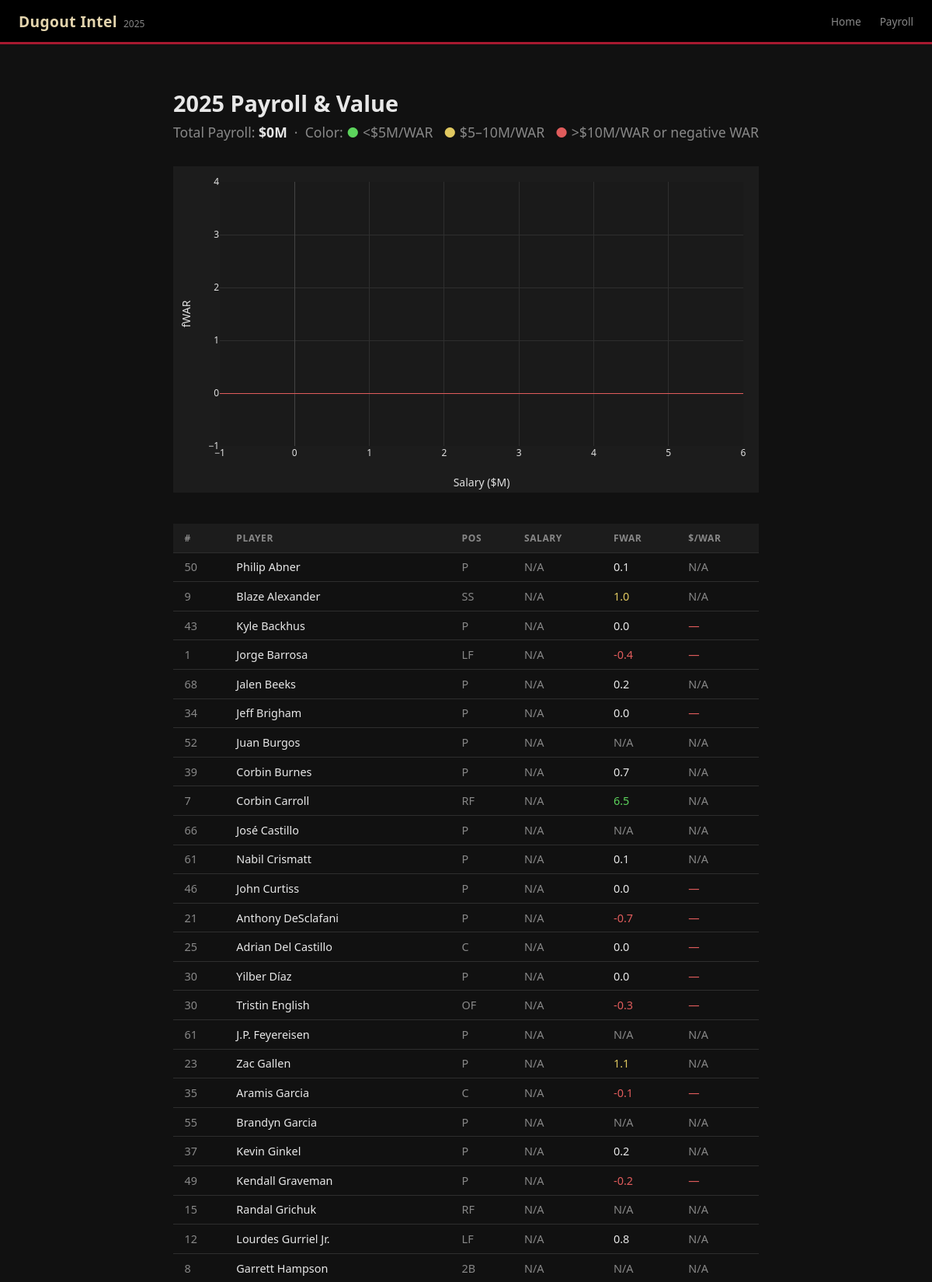
Page /payroll (upper part) on the committed database.
### tables this page shows
CREATE TABLE player_value (
    player_id       INTEGER,
    season          INTEGER,
    war             REAL,
    salary          INTEGER,        -- annual value in dollars
    dollars_per_war REAL,
    PRIMARY KEY (player_id, season)
);

CREATE TABLE "players" (
"player_id" INTEGER,
  "full_name" TEXT,
  "jersey_number" INTEGER,
  "position" TEXT,
  "position_type" TEXT,
  "status" TEXT,
  "season" INTEGER
);

### app/app.py (the view)
@app.route("/payroll")
def payroll():
    players = query("""
        SELECT p.player_id, p.full_name, p.position, p.position_type,
               p.jersey_number,
               v.war, v.salary, v.dollars_per_war
        FROM players p
        LEFT JOIN player_value v ON p.player_id = v.player_id AND v.season = 2025
        WHERE p.season = 2025
        ORDER BY v.salary DESC
    """)
    total_salary = sum(p["salary"] for p in players if p["salary"])
    return render_template("payroll.html", players=players, total_salary=total_salary)

### app/app.py (called while the page is built)
@app.before_request
def force_https():
    if request.headers.get("X-Forwarded-Proto") == "http":
        return redirect(request.url.replace("http://", "https://", 1), code=301)

def get_db():
    conn = sqlite3.connect(DB_PATH)
    conn.row_factory = sqlite3.Row
    return conn

def query(sql: str, params: tuple = ()) -> list[dict]:
    conn = get_db()
    rows = conn.execute(sql, params).fetchall()
    conn.close()
    return [dict(r) for r in rows]

### app/templates/payroll.html (shortened to what this page needs)
{% extends "base.html" %}
{% block content %}
<div style="max-width:1100px; margin:2rem auto; padding:0 1.5rem;">
    <div class="payroll-header">
        <h1 style="font-size:1.8rem; margin-bottom:0.25rem;">2025 Payroll &amp; Value</h1>
        <p class="payroll-total">
            Total Payroll: <strong style="color:var(--text);">
                ${{ "{:,.0f}".format(total_salary / 1_000_000) }}M
            </strong>
            &nbsp;·&nbsp; Color: <span style="color:#5cd45c;">●</span> &lt;$5M/WAR &nbsp;
            <span style="color:#e0c860;">●</span> $5–10M/WAR &nbsp;
            <span style="color:#e05c5c;">●</span> &gt;$10M/WAR or negative WAR
        </p>
    </div>
    <div id="payroll-chart" style="width:100%; height:420px; margin-bottom:2.5rem;"></div>
    <div class="payroll-table-wrap">
        <table class="payroll-table" id="payroll-tbl">
            <thead>
                <tr>
                    <th onclick="sortTable(0)">#</th>
                    <th onclick="sortTable(1)">Player</th>
                    <th onclick="sortTable(2)">Pos</th>
                    <th onclick="sortTable(3)">Salary</th>
                    <th onclick="sortTable(4)">fWAR</th>
                    <th onclick="sortTable(5)">$/WAR</th>
                </tr>
            </thead>
            <tbody>
                {% for p in players %}
                <tr>
                    <td style="color:var(--text-muted);">{{ p.jersey_number or '—' }}</td>
                    <td>
                        <a href="/{% if p.position_type == 'Pitcher' %}pitcher{% else %}batter{% endif %}/{{ p.player_id }}"
                           style="color:var(--text); text-decoration:none;">
                            {{ p.full_name }}
                        </a>
                    </td>
                    <td style="color:var(--text-muted);">{{ p.position or '—' }}</td>
                    <td data-val="{{ p.salary or 0 }}">
                        {% if p.salary %}
                            ${{ "{:,.0f}".format(p.salary / 1_000_000) }}M
                        {% else %}
                            <span style="color:var(--text-muted);">N/A</span>
                        {% endif %}
                    </td>
                    <td data-val="{{ p.war if p.war is not none else -99 }}">
                        {% if p.war is not none %}
                            <span style="color:{% if p.war >= 3 %}#5cd45c{% elif p.war >= 1 %}#e0c860{% elif p.war >= 0 %}var(--text){% else %}#e05c5c{% endif %}">
                                {{ "%.1f"|format(p.war) }}
                            </span>
                        {% else %}
                            <span style="color:var(--text-muted);">N/A</span>
                        {% endif %}
                    </td>
                    <td data-val="{{ p.dollars_per_war if p.dollars_per_war is not none else 999 }}">
                        {% if p.dollars_per_war is not none %}
                            <span style="color:{% if p.dollars_per_war < 5 %}#5cd45c{% elif p.dollars_per_war < 10 %}#e0c860{% else %}#e05c5c{% endif %}">
                                ${{ "%.1f"|format(p.dollars_per_war) }}M
                            </span>
                        {% elif p.war is not none and p.war <= 0 %}
                            <span style="color:#e05c5c;">—</span>
                        {% else %}
                            <span style="color:var(--text-muted);">N/A</span>
                        {% endif %}
                    </td>
                </tr>
                {% endfor %}
            </tbody>
        </table>
    </div>
</div>
{% endblock %}

### app/templates/base.html (shortened to what this page needs)
<!DOCTYPE html>
<html lang="en">
<head>
    <link rel="stylesheet" href="{{ url_for('static', filename='css/style.css') }}">
</head>
<body>
    <header class="site-header">
        <div class="header-inner">
            <a href="/" class="logo">
                <span class="logo-text">Dugout Intel</span>
                <span class="logo-year">2025</span>
            </a>
            <nav>
                <a href="/">Home</a>
                <a href="/payroll">Payroll</a>
            </nav>
        </div>
    </header>
    <main class="main-content">
        {% block content %}{% endblock %}
    </main>
</body>
</html>

### app/static/css/style.css (style rules this page uses)
:root { --red: #A71930; --red-dark: #7a1224; --red-glow: rgba(167,25,48,0.25); --sand: #E3D4AD; --sand-dim: #b8a882; --black: #000000; --bg: #111111; --bg-card: #1c1c1c; --bg-input: #252525; --bg-hover: #232323; --text: #e8e8e8; --text-muted: #888888; --border: #2e2e2e; --radius: 6px; --font: 'Segoe UI', system-ui, -apple-system, sans-serif; --cell-high: rgba(94,224,94,0.18); --cell-low: rgba(224,92,92,0.18); }
* { box-sizing: border-box; margin: 0; padding: 0; }
body { background: var(--bg); color: var(--text); font-family: var(--font); min-height: 100vh; display: flex; flex-direction: column; }
a { color: var(--sand); text-decoration: none; }
.site-header { background: var(--black); border-bottom: 3px solid var(--red); padding: 0 1.5rem; position: sticky; top: 0; z-index: 100; }
.header-inner { max-width: 1300px; margin: 0 auto; display: flex; align-items: center; gap: 2rem; height: 54px; }
.logo { display: flex; align-items: baseline; gap: 0.5rem; }
.logo-text { font-size: 1.2rem; font-weight: 700; color: var(--sand); letter-spacing: 0.02em; }
.logo-year { font-size: 0.75rem; color: var(--text-muted); }
nav { display: flex; gap: 1.5rem; margin-left: auto; }
nav a { font-size: 0.85rem; color: var(--text-muted); transition: color 0.15s; }
.main-content { max-width: 1300px; margin: 0 auto; padding: 1.5rem 1.5rem 3rem; flex: 1; }
.payroll-header { margin-bottom: 2rem; }
.payroll-total { font-size: 1.1rem; color: var(--text-muted); margin-top: 0.4rem; }
.payroll-table-wrap { overflow-x: auto; margin-bottom: 2rem; }
.payroll-table { width: 100%; border-collapse: collapse; font-size: 0.9rem; }
.payroll-table th { background: var(--bg-card); color: var(--text-muted); padding: 0.6rem 0.9rem; text-align: left; font-size: 0.75rem; text-transform: uppercase; letter-spacing: 0.05em; cursor: pointer; user-select: none; white-space: nowrap; border-bottom: 1px solid var(--border); }
.payroll-table td { padding: 0.55rem 0.9rem; border-bottom: 1px solid var(--border); white-space: nowrap; }

### rows in the picture
player_value: jersey_number "50", full_name "Philip Abner", position "P", war "0.1", shows "N/A"
player_value: jersey_number "9", full_name "Blaze Alexander", position "SS", war "1.0", shows "N/A"
player_value: jersey_number "43", full_name "Kyle Backhus", position "P", war "0.0"
player_value: jersey_number "1", full_name "Jorge Barrosa", position "LF", war "-0.4"
player_value: jersey_number "68", full_name "Jalen Beeks", position "P", war "0.2", shows "N/A"
player_value: jersey_number "34", full_name "Jeff Brigham", position "P", war "0.0"
players: jersey_number "52", full_name "Juan Burgos", position "P", shows "N/A"
player_value: jersey_number "39", full_name "Corbin Burnes", position "P", war "0.7", shows "N/A"
player_value: jersey_number "7", full_name "Corbin Carroll", position "RF", war "6.5", shows "N/A"
players: jersey_number "66", full_name "José Castillo", position "P", shows "N/A"
player_value: jersey_number "61", full_name "Nabil Crismatt", position "P", war "0.1", shows "N/A"
player_value: jersey_number "46", full_name "John Curtiss", position "P", war "0.0"
player_value: jersey_number "21", full_name "Anthony DeSclafani", position "P", war "-0.7"
player_value: jersey_number "25", full_name "Adrian Del Castillo", position "C", war "0.0"
player_value: jersey_number "30", full_name "Yilber Díaz", position "P", war "0.0"
player_value: jersey_number "30", full_name "Tristin English", position "OF", war "-0.3"
players: jersey_number "61", full_name "J.P. Feyereisen", position "P", shows "N/A"
player_value: jersey_number "23", full_name "Zac Gallen", position "P", war "1.1", shows "N/A"
player_value: jersey_number "35", full_name "Aramis Garcia", position "C", war "-0.1"
players: jersey_number "55", full_name "Brandyn Garcia", position "P", shows "N/A"
player_value: jersey_number "37", full_name "Kevin Ginkel", position "P", war "0.2", shows "N/A"
player_value: jersey_number "49", full_name "Kendall Graveman", position "P", war "-0.2"
players: jersey_number "15", full_name "Randal Grichuk", position "RF", shows "N/A"
player_value: jersey_number "12", full_name "Lourdes Gurriel Jr.", position "LF", war "0.8", shows "N/A"
players: jersey_number "8", full_name "Garrett Hampson", position "2B", shows "N/A"

### other values in the picture
{{ "{:,.0f}".format(total_salary / 1_000_000) }} "0"
